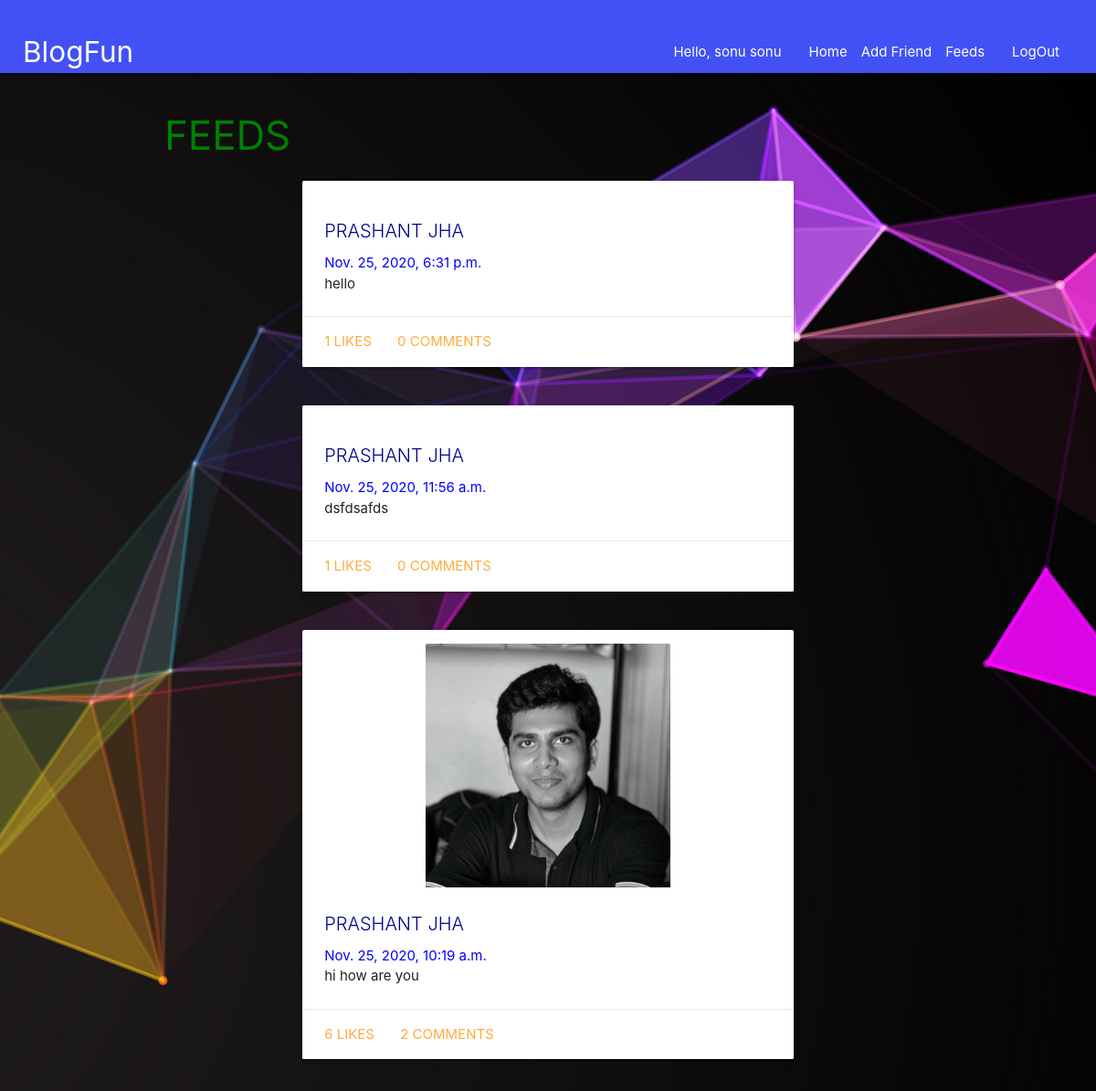
Screenshot of / (signed in) with the database file from the repository.
### social/models.py (models this page shows, shortened)
class Post(models.Model):
    user = models.ForeignKey(User, on_delete=models.CASCADE)
    created_at = models.DateTimeField(auto_now=True)
    content = models.TextField()
    image = models.ImageField(blank=True)

### social/views.py (the view)
# urls.py: path("", views.Wall.as_view()),
class Wall(LoginRequiredMixin, ListView):
    template_name = "social/wall.html"
    context_object_name = "posts"
    login_url = "auth/login"
    def get_queryset(self):
        friendIds = [friend.person2.id for friend in models.Friends.objects.filter(
            person1=self.request.user)]
        friendIds = friendIds + \
            [friend.person1.id for friend in models.Friends.objects.filter(
                person2=self.request.user)]
        return models.Post.objects.filter(user__in=friendIds).order_by("-created_at")

### templates/social/wall.html
{% extends 'base.html'%}
{% block content %}
<h3 style="color:green;">FEEDS</h3>
<ul>
{% for post in posts %}
{% include 'social/components/post.html' %}
{% endfor %}
</ul>
{% endblock%}

### templates/base.html (shortened to what this page needs)
{% load static %}
<!DOCTYPE html>
<html lang="en">
  <head>
    <link
      rel="stylesheet"
      href="https://cdnjs.cloudflare.com/ajax/libs/materialize/1.0.0/css/materialize.min.css"
    />
  </head>
  <body>
    <nav style="margin-bottom: 3rem; background-color: #4251f5; height: 10vh">
      <div class="nav-wrapper" style="padding: 25px">
        <a href="/" class="brand-logo">BlogFun</a>
        <ul id="nav-mobile" class="right hide-on-med-and-down">
          {% if user.is_authenticated %}
          <li>
            <a href="/home">
              Hello, {{ request.user.first_name }} {{request.user.last_name}}</a
            >
          </li>
          <li>
            <a href="/home"> Home </a>
          </li>
          <li>Add Friend</li>
          <li><a href="/">Feeds</a></li>
          <li><a href="/auth/logout">LogOut</a></li>
          {% else %}
          <li><a href="/auth/login">LogIn</a></li>
          {% endif %}
        </ul>
      </div>
    </nav>
    <div class="container">{% block content %} {% endblock %}</div>
  </body>
</html>

### templates/social/components/post.html (shortened to what this page needs)
<div class="row">
  <div class="col s12 m6 l8 offset-l2">
    <div class="card">
      <div class="card-image"  style="
            padding-top:15px;">
        {% if post.image %}
        <img
          style="
            display: block;
            margin-left: auto;
            margin-right: auto;
            width: 50%;
          "
          src="/media/{{ post.image }}"
        />
        {% endif %}
      </div>
      <div class="card-content">
        <span class="card-title" style="color: darkblue; font-size: 20px">
          {{ post.user.first_name }} {{ post.user.last_name }}
        </span>
        <p style="color: blue">{{ post.created_at }}</p>
        <p>{{ post.content }}</p>
      </div>
      <div class="card-action">
        <a href="#" onclick="likePost({{post.id}})"
          >{{ post.like_set.count }} Likes</a
        >
        <a href="#postModal{{post.id}}" class="modal-trigger">
          {{ post.comment_set.count }} Comments</a
        >
      </div>
    </div>
  </div>
</div>

### templates/base.html (style rules this page uses)
html { background: url("/static/12818.jpg") no-repeat center center fixed; -webkit-background-size: cover; -moz-background-size: cover; -o-background-size: cover; background-size: cover; }
.card-title { text-transform: uppercase; }

### rows the page displays
Post: user.first_name "PRASHANT", user.last_name "JHA", created_at "Nov. 25, 2020, 6:31 p.m.", content "hello", like_set.count "1", comment_set.count "0"
Post: user.first_name "PRASHANT", user.last_name "JHA", created_at "Nov. 25, 2020, 11:56 a.m.", content "dsfdsafds", like_set.count "1", comment_set.count "0"
Post: image (picture), user.first_name "PRASHANT", user.last_name "JHA", created_at "Nov. 25, 2020, 10:19 a.m.", content "hi how are you", like_set.count "6", comment_set.count "2"

### other values shown
{{ request.user.first_name }} "sonu"
{{ request.user.last_name }} "sonu"
